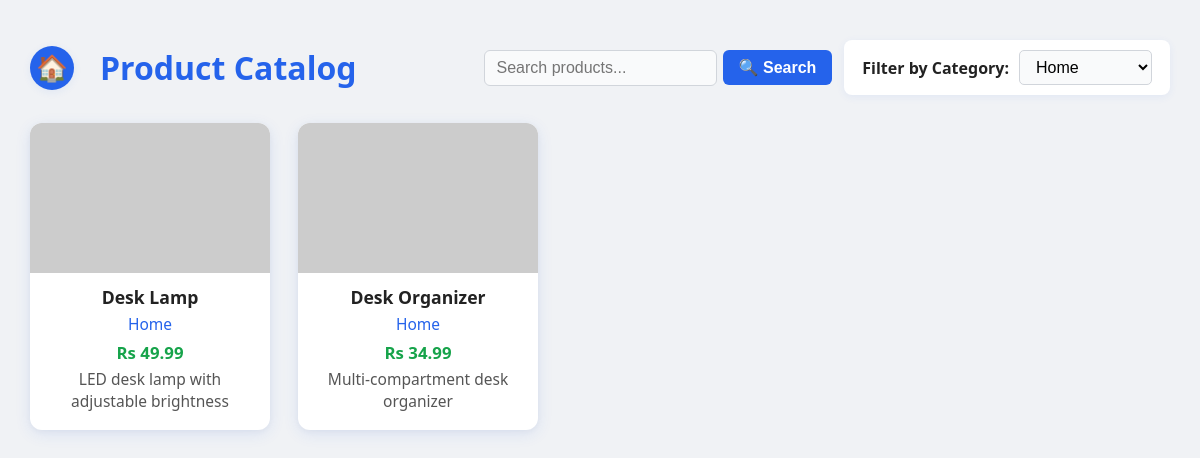
/public/product_list.php?category=Home (signed in), run on the app's committed database.
### tables this page shows
CREATE TABLE IF NOT EXISTS `products` (
  `id` INT AUTO_INCREMENT PRIMARY KEY,
  `name` VARCHAR(255) NOT NULL,
  `category` VARCHAR(100) NOT NULL,
  `price` DECIMAL(10, 2) NOT NULL,
  `description` TEXT,
  `image` VARCHAR(255),
  `stock` INT DEFAULT 100,
  `created_at` TIMESTAMP DEFAULT CURRENT_TIMESTAMP,
  `updated_at` TIMESTAMP DEFAULT CURRENT_TIMESTAMP ON UPDATE CURRENT_TIMESTAMP,
  INDEX `idx_category` (`category`),
  INDEX `idx_name` (`name`)
);

### public/product_list.php (the view, shortened to what this page needs)
<?php
require_once 'init.php';
$category = $_GET['category'] ?? '';
$query = "SELECT * FROM products WHERE 1";
$params = [];
if ($category) {
    $query .= " AND category = ?";
    $params[] = $category;
}
$stmt = $pdo->prepare($query);
$stmt->execute($params);
$products = $stmt->fetchAll(PDO::FETCH_ASSOC);
$catStmt = $pdo->query("SELECT DISTINCT category FROM products");
$categories = $catStmt->fetchAll(PDO::FETCH_COLUMN);
?>
<!DOCTYPE html>
<html lang="en">
<head>
</head>
<body>
<div class="container">
    <div class="catalog-header">
        <div class="catalog-left">
            <a href="../dashboard.php" class="dashboard-icon-link" title="Go to Dashboard">
                <span>🏠</span>
            </a>
            <h2>Product Catalog</h2>
        </div>
        <form class="search-form" method="get" action="product_list.php">
            <input type="text" name="search" placeholder="Search products..." value="<?= htmlspecialchars($_GET['search'] ?? '') ?>">
            <button type="submit">🔍 Search</button>
        </form>
        <form class="filter-form" method="get">
            <label for="category">Filter by Category:</label>
            <select name="category" id="category" onchange="this.form.submit()">
                <?php foreach ($categories as $cat): ?>
                    <option value="<?= htmlspecialchars($cat) ?>" <?= $cat === $category ? 'selected' : '' ?>>
                        <?= htmlspecialchars($cat) ?>
                    </option>
                <?php endforeach; ?>
            </select>
        </form>
    </div>
    <div class="product-grid">
        <?php if (empty($products)): ?>
            <div style="width:100%;text-align:center;color:#888;font-size:1.2rem;padding:40px 0;">
                No products found.
            </div>
        <?php else: ?>
            <?php foreach ($products as $product): ?>
                <div class="product-card">
                    <?php if (!empty($product['image'])): ?>
                        <img src="../images/<?= htmlspecialchars($product['image']) ?>" alt="Product Image">
                    <?php else: ?>
                        <img src="https://via.placeholder.com/240x150?text=No+Image" alt="Product Image">
                    <?php endif; ?>
                    <div class="product-name"><?= htmlspecialchars($product['name']) ?></div>
                    <div class="product-category"><?= htmlspecialchars($product['category']) ?></div>
                    <div class="product-price">Rs <?= htmlspecialchars($product['price']) ?></div>
                    <div class="product-desc"><?= htmlspecialchars($product['description']) ?></div>
                </div>
            <?php endforeach; ?>
        <?php endif; ?>
    </div>
</div>
</body>

### public/product_list.php (style rules this page uses)
body { font-family: 'Segoe UI', Arial, sans-serif; background: #f0f2f5; margin: 0; min-height: 100vh; }
.container { width: 95%; max-width: 1200px; margin: 40px auto 0 auto; }
.catalog-header { display: flex; justify-content: space-between; align-items: center; margin-bottom: 28px; gap: 12px; flex-wrap: wrap; }
.catalog-left { display: flex; align-items: center; gap: 18px; }
.dashboard-icon-link { display: flex; align-items: center; justify-content: center; width: 44px; height: 44px; background: #2563eb; border-radius: 50%; text-decoration: none; margin-right: 8px; box-shadow: 0 2px 8px rgba(37,99,235,0.08); transition: background 0.2s, box-shadow 0.2s; }
.dashboard-icon-link span { font-size: 1.6rem; color: #fff; }
.catalog-header h2 { color: #2563eb; font-size: 2rem; font-weight: 700; margin: 0; }
.search-form { display: flex; align-items: center; gap: 6px; margin-left: auto; }
.search-form input[type="text"] { padding: 8px 12px; border-radius: 6px; border: 1.5px solid #d1d5db; font-size: 1rem; background: #f9fafb; transition: border-color 0.3s; }
.search-form button { background: #2563eb; color: #fff; border: none; border-radius: 6px; padding: 8px 16px; font-size: 1rem; font-weight: 600; cursor: pointer; transition: background 0.2s; }
.filter-form { background: #fff; border-radius: 8px; padding: 10px 18px; box-shadow: 0 2px 8px rgba(37,99,235,0.07); display: flex; align-items: center; gap: 10px; }
.filter-form label { font-weight: 600; color: #222; font-size: 1rem; }
.filter-form select { padding: 7px 12px; border-radius: 5px; border: 1.5px solid #d1d5db; font-size: 1rem; background: #f9fafb; transition: border-color 0.3s; }
.product-grid { display: flex; flex-wrap: wrap; gap: 28px; justify-content: flex-start; }
.product-card { background: #fff; border-radius: 12px; box-shadow: 0 4px 16px rgba(37,99,235,0.10), 0 1.5px 6px rgba(0,0,0,0.04); width: 240px; padding: 0 0 18px 0; display: flex; flex-direction: column; align-items: center; transition: box-shadow 0.2s; text-align: center; position: relative; }
.product-card img { width: 100%; height: 150px; object-fit: cover; border-radius: 12px 12px 0 0; background: #f3f4f6; }
.product-card .product-name { font-size: 1.1rem; font-weight: 700; margin: 12px 0 4px 0; color: #222; }
.product-card .product-category { font-size: 0.97rem; color: #2563eb; margin-bottom: 6px; }
.product-card .product-price { font-size: 1.05rem; color: #16a34a; font-weight: 600; margin-bottom: 4px; }
.product-card .product-desc { font-size: 0.97rem; color: #555; margin-bottom: 0; padding: 0 10px; }

### data on the page
products: name "Desk Lamp", category "Home", price "49.99", description "LED desk lamp with adjustable brightness"
products: name "Desk Organizer", category "Home", price "34.99", description "Multi-compartment desk organizer"

### other printed values
form field category "Home"
